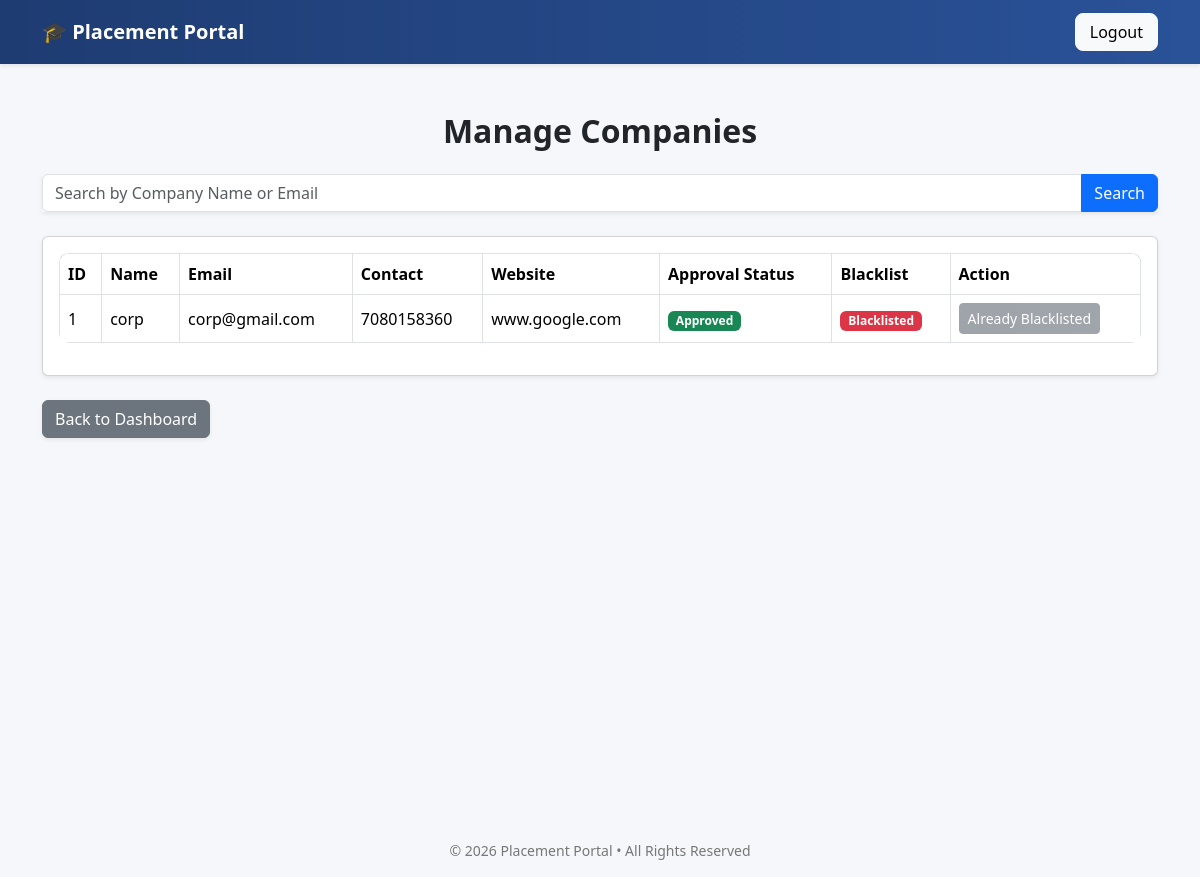
The page /admin/manage_companies (signed in) on the database its author committed.
### tables this page shows
CREATE TABLE companies(
        id INTEGER PRIMARY KEY AUTOINCREMENT,
        company_name TEXT NOT NULL,
        email TEXT UNIQUE NOT NULL,
        hashed_password TEXT NOT NULL,
        hr_contact TEXT NOT NULL,
        website TEXT,
        approval_status TEXT CHECK(approval_status IN ('Pending','Approved','Rejected')) DEFAULT 'Pending' NOT NULL,
        is_blacklisted INTEGER DEFAULT 0 NOT NULL,
        created_at TIMESTAMP DEFAULT CURRENT_TIMESTAMP
    );

### app.py (the view)
@app.route("/admin/manage_companies") # Admin company manage page
@login_required
def manage_companies():
    if current_user.role != "admin":
        flash("Unauthorized access")
        return redirect(url_for("login"))
    search_query=request.args.get("search")
    con=sqlite3.connect("placement.db")
    cur=con.cursor()
    if search_query:
        cur.execute("""
            SELECT * FROM companies
            WHERE company_name LIKE ?
            OR email LIKE ?
        """, (f"%{search_query}%", f"%{search_query}%"))
    else:
        cur.execute("SELECT * FROM companies")
    companies=cur.fetchall()
    con.close()
    return render_template("manage_companies.html",companies=companies)

### app.py (called while the page is built)
@login_manager.user_loader # Company user loader page
def load_user(user_id):
    try:
        role, actual_id = user_id.split("-")
        return User(int(actual_id), role)
    except (ValueError, AttributeError):
        return None

### templates/manage_companies.html (shortened to what this page needs)
{% extends "base.html" %}
{% block content %}
<div class="container mt-5">
    <h2 class="mb-4 text-center">Manage Companies</h2>
    <form method="GET" action="{{ url_for('manage_companies') }}" class="mb-4">
        <div class="input-group shadow-sm">
            <input type="text" name="search" class="form-control"
                   placeholder="Search by Company Name or Email">
            <button class="btn btn-primary" type="submit">
                Search
            </button>
        </div>
    </form>
    {% if companies %}
        <div class="card shadow-sm">
            <div class="card-body">
                <div class="table-responsive">
                    <table class="table table-bordered align-middle">
                        <thead>
                            <tr>
                                <th>ID</th>
                                <th>Name</th>
                                <th>Email</th>
                                <th>Contact</th>
                                <th>Website</th>
                                <th>Approval Status</th>
                                <th>Blacklist</th>
                                <th>Action</th>
                            </tr>
                        </thead>
                        <tbody>
                            {% for company in companies %}
                            <tr>
                                <td>{{ company[0] }}</td>
                                <td>{{ company[1] }}</td>
                                <td>{{ company[2] }}</td>
                                <td>{{ company[4] }}</td>
                                <td>{{ company[5] or "N/A" }}</td>
                                <td>
                                    {% if company[6] == "Approved" %}
                                        <span class="badge bg-success">Approved</span>
                                    {% elif company[6] == "Pending" %}
                                        <span class="badge bg-warning text-dark">Pending</span>
                                    {% else %}
                                        <span class="badge bg-danger">Rejected</span>
                                    {% endif %}
                                </td>
                                <td>
                                    {% if company[7] == 1 %}
                                        <span class="badge bg-danger">Blacklisted</span>
                                    {% else %}
                                        <span class="badge bg-success">Active</span>
                                    {% endif %}
                                </td>
                                <td>
                                    {% if company[7] == 0 %}
                                        <form action="{{ url_for('blacklist_company', id=company[0]) }}" method="POST">
                                            <button class="btn btn-danger btn-sm">
                                                Blacklist
                                            </button>
                                        </form>
                                    {% else %}
                                        <button class="btn btn-secondary btn-sm" disabled>
                                            Already Blacklisted
                                        </button>
                                    {% endif %}
                                </td>
                            </tr>
                            {% endfor %}
                        </tbody>
                    </table>
                </div>
            </div>
        </div>
    {% else %}
        <div class="alert alert-success text-center shadow-sm">
            No companies found.
        </div>
    {% endif %}
    <div class="mt-4">
        <a href="{{ url_for('admin_dashboard') }}" class="btn btn-secondary shadow-sm">
            Back to Dashboard
        </a>
    </div>
</div>
{% endblock %}

### static/css/admin.css (style rules this page uses)
body { background-color:#f5f7fb; font-family: 'Segoe UI', Tahoma, Geneva, Verdana, sans-serif; }
h2,h4 { font-weight:600; }
.table { background:white; border-radius:10px; overflow:hidden; }
.table thead { background:#2a5298; color:white; }

### rows shown on the page
companies: id "1", company_name "corp", email "corp@gmail.com", hr_contact "7080158360", website "www.google.com", approval_status "Approved", is_blacklisted "Blacklisted"
